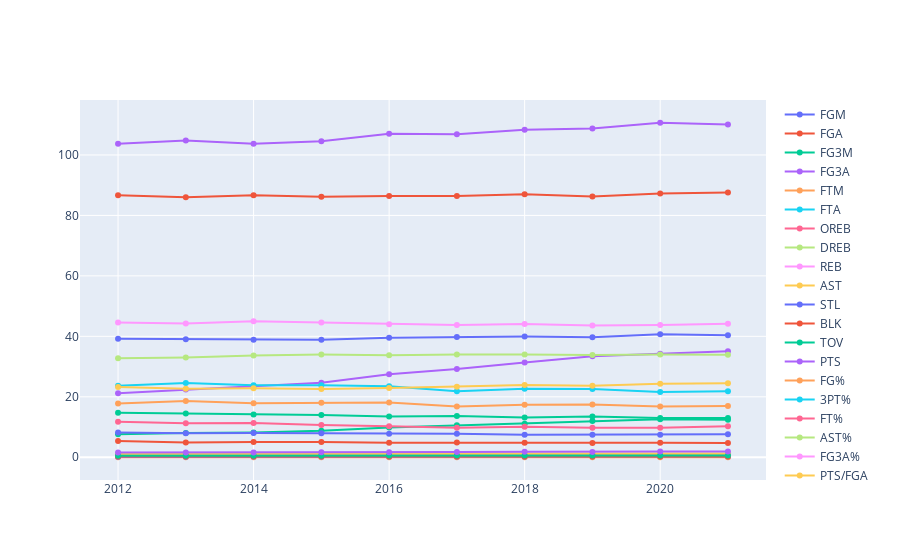

This figure's notebook cell:
### Markdown cell above
# Per posestion stats

### Code cell
change_per100_df = change_df.copy()

for col in change_per100_df.columns[3:18]:
    change_per100_df[col] = (change_per100_df[col]/change_per100_df['POSS_est'])*100

change_per100_df.drop(columns=['MIN','POSS_est'], inplace=True)
change_per100_df

fig = go.Figure()
for col in change_per100_df.columns[1:]:
    fig.add_trace(go.Scatter(x=change_per100_df['season_start_year'],
                             y=change_per100_df[col], name=col))
fig.show()
